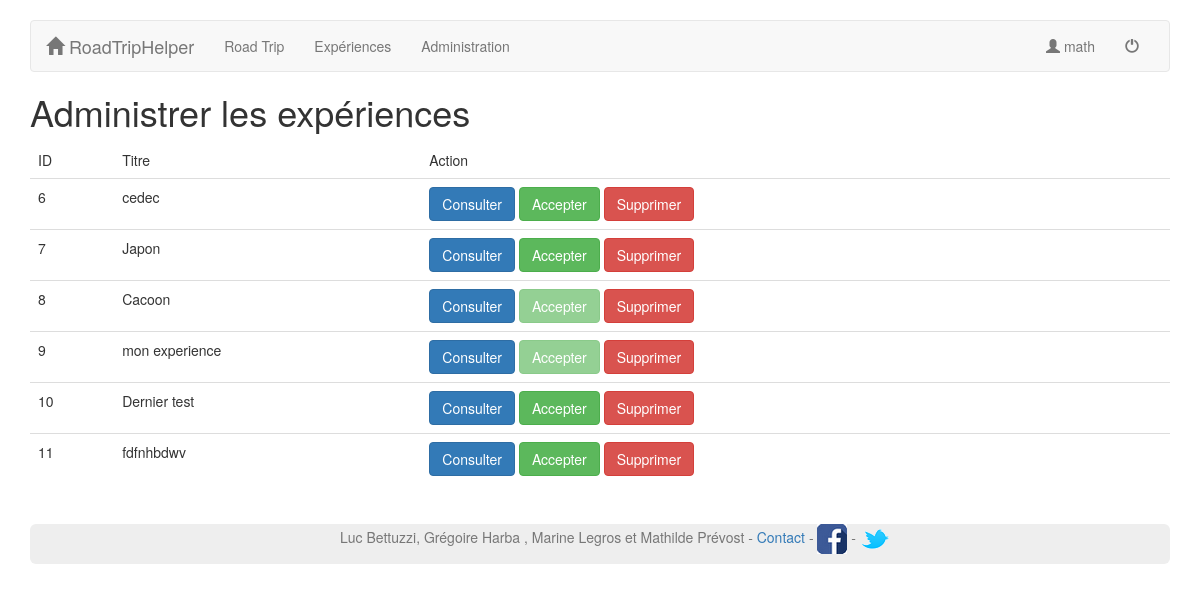
Screenshot of /roadTripHelper/public/index.php?p=admin.post.index (signed in) with the database file from the repository.
### tables this page shows
CREATE TABLE `user` (
  `id` int(11) NOT NULL,
  `username` varchar(255) DEFAULT NULL,
  `password` varchar(255) DEFAULT NULL,
  `name` varchar(255) DEFAULT NULL,
  `lastname` varchar(255) DEFAULT NULL,
  `email` varchar(255) DEFAULT NULL,
  `isAdmin` tinyint(4) NOT NULL DEFAULT '0'
);

CREATE TABLE `experience` (
  `id` int(11) NOT NULL,
  `id_user` int(11) DEFAULT NULL,
  `titre` varchar(100) DEFAULT NULL,
  `description` text,
  `nb_likes` int(11) DEFAULT NULL,
  `plus` text,
  `moins` text,
  `accepte` tinyint(1) DEFAULT NULL,
  `date_debut` date NOT NULL,
  `date_fin` date NOT NULL
);

### roadTripHelper/core/Controller/Controller.php (called while the page is built, shortened)
<?php
class Controller{
	protected $viewPath;
	protected $template;
	protected function render($view, $variables = []){
		extract($variables);
		require ($this->viewPath . str_replace('.', '/', $view).'.php');
		$content = ob_get_clean();
		require($this->viewPath . 'templates/' .$this->template . '.php');
	}
}

### roadTripHelper/public/index.php (called while the page is built, shortened)
<?php
require ROOT . '/app/App.php';
if(isset($_GET['p'])){
	$page = $_GET['p'];
}else{
	$page = 'post.index';
}
	$page = explode('.', $page);
	if($page[0] == 'admin')
	{
		$action = $page[2];
	}else
	{
		$controller = '\App\Controller\\' . ucfirst($page[0]) . 'Controller';
		$action = $page[1];
	}
	$controller = new $controller();
	$controller->$action();
?>

### roadTripHelper/core/Table/Table.php (called while the page is built, shortened)
<?php
class Table{
	protected $table;
	protected $db;
	public function __construct(Database $db)
	{
		$this->db = $db;
	}
	public function all(){
		return $this->query('SELECT * FROM '. $this->table);
	}
	public function query($statement,$attributes = null, $one = false){
		if($attributes){
			return $this->db->prepare(
					$statement,
					$attributes,
					str_replace('Table', 'Entity', get_class($this)),
					$one);
		}else{
			return $this->db->query(
					$statement,
					str_replace('Table', 'Entity', get_class($this)),
					$one);
		}
	}
}

### roadTripHelper/core/Database/MysqlDatabase.php (called while the page is built, shortened)
<?php
class MysqlDatabase extends Database{
	private function getPDO(){
		$pdo = new PDO('mysql:dbname=roadtriphelper;host=localhost;charset=utf8','root','');
		$pdo->setAttribute(PDO::ATTR_ERRMODE, PDO::ERRMODE_EXCEPTION);
		return $pdo;
	}
	public function query($statement,$class_name = null, $one = false){
		$req = $this->getPDO()->query($statement);
		if($class_name === null)
		{
			$req->setFetchMode(PDO::FETCH_OBJ);
		}else{
			$req->setFetchMode(PDO::FETCH_CLASS,$class_name);
		}
		if($one)
		{
			$datas = $req->fetch();
		}
		else{
			$datas = $req->fetchAll();
		}
		return $datas;
	}
	public function prepare($statement, $attributes, $class_name = null,$one = false)
	{
		$req = $this->getPDO()->prepare($statement);
		$res = $req->execute($attributes);
		if($class_name === null)
		{
			$req->setFetchMode(PDO::FETCH_OBJ);
		}else{
			$req->setFetchMode(PDO::FETCH_CLASS,$class_name);
		}
		if($one)
		{
			$datas = $req->fetch();
		}
		else{
			$datas = $req->fetchAll();
		}
		return $datas;
	}
}

### roadTripHelper/app/Autoloader.php (called while the page is built, shortened)
<?php
class Autoloader{
	static function autoload($class)
	{
		if (strpos($class,__NAMESPACE__ . '\\') === 0)
		{
			$class = str_replace(__NAMESPACE__ . '\\', '',$class);
			$class = str_replace('\\','/',$class);
		}
	}
}

### roadTripHelper/core/Autoloader.php (called while the page is built, shortened)
<?php
class Autoloader{
	static function autoload($class)
	{
		if (strpos($class,__NAMESPACE__ . '\\') ===0)
		{
			$class = str_replace(__NAMESPACE__ . '\\', '',$class);
			$class = str_replace('\\','/',$class);
		}
	}
}

### roadTripHelper/app/App.php (called while the page is built, shortened)
<?php
class App{
	private static $_instance;
	private $db_instance;
	public static function getInstance()
	{
		if(is_null(self::$_instance)){ self::$_instance = new App(); }
		return self::$_instance;
	}
	public static function load(){
		require ROOT . '/app/Autoloader.php';
		require ROOT.'/core/Autoloader.php';
	}
	public function getTable($name)
	{
		return new $class_name($this->getDb());
	}
	public function getDb(){
		$config = Config::getInstance(ROOT . '/config/config.php');
		if (is_null($this->db_instance)){
			return new MysqlDatabase($config->get('db_name'),$config->get('db_user'),$config->get('db_pass'),$config->get('db_host'));
		}
		return $this->db_instance;
	}
	public static function getUsername(){
		$usersController = new $class_name();
		return $usersController->getUsername();
	}
}

### roadTripHelper/core/Config.php (called while the page is built, shortened)
<?php
class Config {
	private $settings = [];
	private static $_instance;
	public static function getInstance($file)
	{
		if(is_null(self::$_instance)){ self::$_instance = new Config($file); }
		return self::$_instance;
	}
	public function __construct($file){
		$this->settings = require($file);
	}
	public function get($key){
		return $this->settings[$key];
	}
}

### roadTripHelper/config/config.php (called while the page is built)
<?php
return array(
		"db_user" => "root",
		"db_pass" => "root",
		"db_host" => "localhost",
		"db_name" => "blog"
);

### roadTripHelper/app/Table/UserTable.php (called while the page is built, shortened)
<?php
class UserTable extends Table{
	public function logged(){  return isset($_SESSION['auth']);  }
	public function getUserId(){
		if($this->logged()){
			return $_SESSION['auth'];
		}
		return false;
	}
	public function getUsername(){
			$userId = $this->getUserId();
			if($userId != false && $userId>0){
				$user = $this->query('SELECT *
						FROM user
						WHERE id = ?',[$userId], null, true);
				return $user[0]->username;
			}
				return false;
	}
}

### roadTripHelper/app/Controller/UsersController.php (called while the page is built, shortened)
<?php
class UsersController extends AppController{
	public function getUsername(){
		$userName = $this->User->getUsername();
		if($userName != false){
			return $userName;
		} else {
			return 'Login';
		}
	}
}

### roadTripHelper/app/Views/admin/post/index.php (the view, shortened to what this page needs)
<h1>Administrer les expériences</h1>
<table class="table">
	<thead>
	<tr>
		<td>ID</td>
		<td>Titre</td>
		<td>Action</td>
	</tr>
	</thead>
	<tbody>
	<?php foreach ($experiences as $experience):?>
	<tr>
		<td><?= $experience->id?></td>
		<td><?= $experience->titre?></td>
		<td>
			<a class = "btn btn-primary" href="?p=post.show&id=<?= $experience->id;?>">Consulter</a>
			<?php if(!$experience->accepte): ?>
			<form action = "?p=admin.post.accepter" method = "post" style= "display : inline;">
				<button type= "submit" class ="btn btn-success">Accepter</button>
			</form>
			<?php endif?>
			<?php if($experience->accepte): ?>
			<form action = "?p=admin.post.accepter" method = "post" style= "display : inline;">
				<button type= "submit" class ="btn btn-success disabled">Accepter</button>
			</form>
			<?php endif?>
			<form action = "?p=admin.post.delete" method = "post" style= "display : inline;">
				<button type= "submit" class ="btn btn-danger">Supprimer</button>
			</form>
		</td>
	</tr>
	<?php endforeach?>
	</tbody>
</table>

### roadTripHelper/app/Views/templates/default.php (shortened to what this page needs)
<!DOCTYPE html>
<html lang="en">
	<head>
		<link rel="stylesheet" href="https://maxcdn.bootstrapcdn.com/bootstrap/3.3.6/css/bootstrap.min.css">
		<link rel="stylesheet" type="text/css" href="css/style.css">
	</head>
	<body>
		<div class="container">
			<nav class="navbar navbar-default">
				<div class="container-fluid">
			  		<div class="navbar-header">
			            <a class="navbar-brand" href="index.php"><span class="glyphicon glyphicon-home" aria-hidden="true"></span> RoadTripHelper</a>
			        </div>
			    	<div id="navbar" class="navbar-collapse collapse">
			            <ul class="nav navbar-nav">
			    			<li><a href="index.php?p=roadTrip.mapitineraire">Road Trip</a></li>
			    			<li><a href="index.php?p=post.experiences">Expériences</a></li>
			    			<?php if (isset($_SESSION["admin"]) && $_SESSION["admin"] == 1)  echo("
			    				<li><a href='index.php?p=admin.post.index'>Administration</a></li>");
			    				?>
						</ul>
						<ul class="nav navbar-nav navbar-right">
			              	<li><a href="index.php?p=users.login"><span class="glyphicon glyphicon-user" aria-hidden="true"></span> <?=App::getUsername()?></a></li>
							<?php if(App::getUsername()!="Login") { echo("<li><a href='index.php?p=users.logout'><span class='glyphicon glyphicon-off' aria-hidden='true'></span></a></li>"); }?>
			            </ul>
			  		</div>
				</div>
			</nav>
				<?= $content;  ?>
		</div><br />
		<div class="container">
			<footer class="footer footerFonce" >
	      		<div class="container" >
	        		<p class="text-muted text-center">Luc Bettuzzi, Grégoire Harba , Marine Legros et Mathilde Prévost - <a href="mailto:roadtriphelper2@gmail.com">Contact</a>
	        		- <a href="#"><img class="icone" src="img/facebook.png" alt="facebook" /></a> - <a href="#"><img class="icone" src="img/twitter.png" alt="twitter" /></a></p>
	      		</div>
	    	</footer>
    	</div>
	</body>
</html>

### roadTripHelper/public/css/style.css (style rules this page uses)
body { padding-top: 20px; }
.footerFonce { background-color: #eee; border-color: #e7e7e7; border-radius: 6px; }

### rows the page displays
user: username "math"
experience: id "6", titre "cedec"
experience: id "7", titre "Japon"
experience: id "8", titre "Cacoon"
experience: id "9", titre "mon experience"
experience: id "10", titre "Dernier test"
experience: id "11", titre "fdfnhbdwv"
